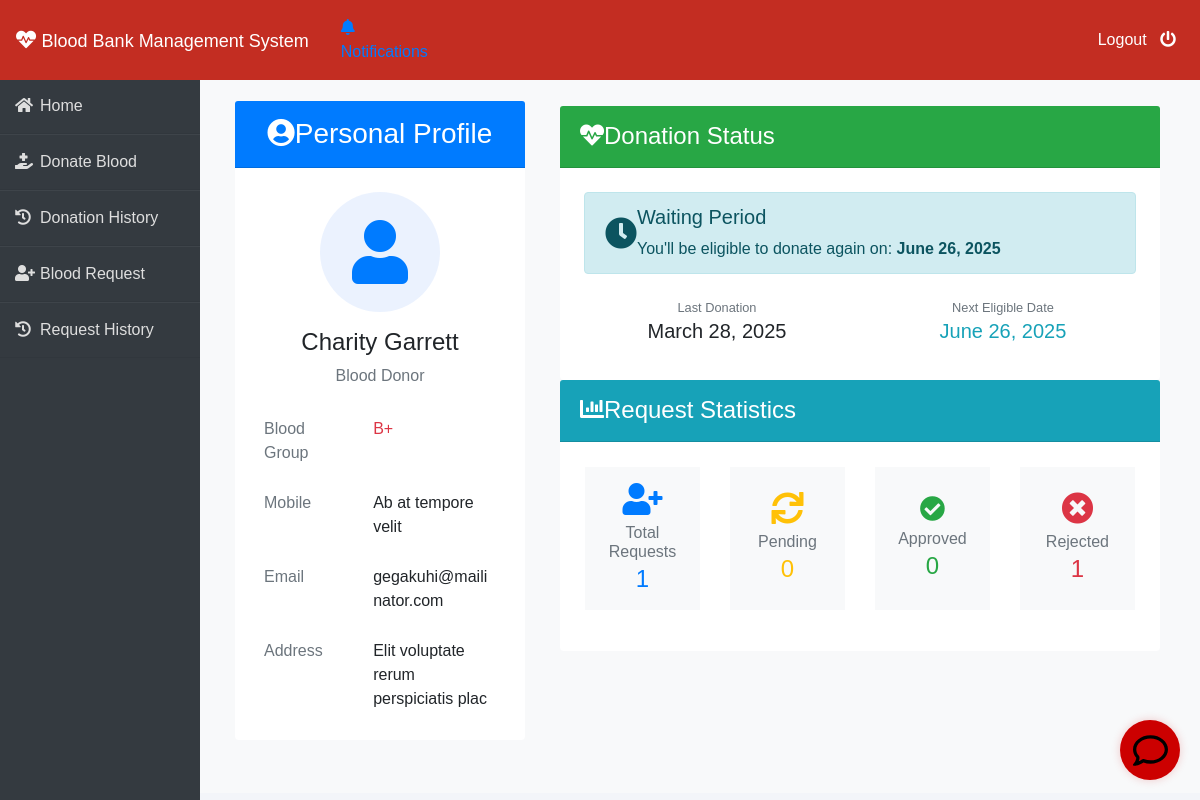
Page /donor/donor-dashboard (signed in) on the committed database.
### donor/models.py (models this page shows, shortened)
class Donor(models.Model):
    user=models.OneToOneField(User,on_delete=models.CASCADE)
    profile_pic= models.ImageField(upload_to='profile_pic/Donor/')
    bloodgroup=models.CharField(max_length=10)
    address = models.CharField(max_length=40)
    mobile = models.CharField(max_length=20,null=False)
    email = models.EmailField(max_length=100, null=True, blank=True)  # New field
    last_donation_date = models.DateTimeField(null=True, blank=True)  # Track last donation
    health_status = models.CharField(max_length=20, default='UNKNOWN',
                                    choices=(('ELIGIBLE', 'Eligible'),
                                            ('INELIGIBLE', 'Ineligible'),
                                            ('UNKNOWN', 'Unknown')))
    status = models.CharField(max_length=20, default="PENDING",
                             choices=(('PENDING', 'Pending'), ('APPROVED', 'Approved')))
    @property
    def get_name(self):
        return self.user.first_name+" "+self.user.last_name

### donor/views.py (the view)
# urls.py: path('donor-dashboard', views.donor_dashboard_view,name='donor-dashboard'),
def donor_dashboard_view(request):
    donor= models.Donor.objects.get(user_id=request.user.id)
    dict={
        'requestpending': bmodels.BloodRequest.objects.all().filter(request_by_donor=donor).filter(status='Pending').count(),
        'requestapproved': bmodels.BloodRequest.objects.all().filter(request_by_donor=donor).filter(status='Approved').count(),
        'requestmade': bmodels.BloodRequest.objects.all().filter(request_by_donor=donor).count(),
        'requestrejected': bmodels.BloodRequest.objects.all().filter(request_by_donor=donor).filter(status='Rejected').count(),
        'donor': donor,
    }
    donor= models.Donor.objects.get(user_id=request.user.id)
    return render(request,'donor/donor_dashboard.html',context=dict)

### donor/templatetags/custom_filters.py (called while the page is built)
@register.filter
def date_add(value, days):
    try:
        return value + timedelta(days=int(days))
    except (ValueError, TypeError):
        return value

### templates/donor/donor_dashboard.html (shortened to what this page needs)
{% extends 'donor/donorbase.html' %}
{% block content %}
{% load static %}
{% load custom_filters %}
<div class="container-fluid bg-light py-5">
    <div class="container">
        <div class="row g-4">
            <div class="col-lg-4 col-md-6">
                <div class="card h-100 shadow-lg border-0 rounded-4">
                    <div class="card-header bg-primary text-white text-center py-3">
                        <h3 class="card-title mb-0">
                            <i class="fas fa-user-circle me-2"></i>Personal Profile
                        </h3>
                    </div>
                    <div class="card-body p-4">
                        <div class="text-center mb-4">
                            <div class="avatar-placeholder bg-soft-primary rounded-circle mx-auto mb-3" style="width: 120px; height: 120px; background-color: rgba(59, 130, 246, 0.1);">
                                <i class="fas fa-user fa-4x text-primary" style="line-height: 120px;"></i>
                            </div>
                            <h4 class="fw-bold">{{donor.get_name}}</h4>
                            <p class="text-muted">Blood Donor</p>
                        </div>
                        <div class="profile-details">
                            <div class="row mb-3">
                                <div class="col-5 text-muted">Blood Group</div>
                                <div class="col-7 fw-bold text-danger">{{donor.bloodgroup}}</div>
                            </div>
                            <div class="row mb-3">
                                <div class="col-5 text-muted">Mobile</div>
                                <div class="col-7">{{donor.mobile}}</div>
                            </div>
                            <div class="row mb-3">
                                <div class="col-5 text-muted">Email</div>
                                <div class="col-7">
                                    {% if donor.email %}
                                        {{donor.email}}
                                    {% elif donor.user.email %}
                                        {{donor.user.email}}
                                    {% else %}
                                        Not provided
                                    {% endif %}
                                </div>
                            </div>
                            <div class="row">
                                <div class="col-5 text-muted">Address</div>
                                <div class="col-7">{{donor.address}}</div>
                            </div>
                        </div>
                    </div>
                </div>
            </div>
            <div class="col-lg-8 col-md-6">
                <div class="row g-4">
                    <div class="col-12">
                        <div class="card shadow-lg border-0 rounded-4">
                            <div class="card-header bg-success text-white py-3">
                                <h4 class="card-title mb-0">
                                    <i class="fas fa-heartbeat me-2"></i>Donation Status
                                </h4>
                            </div>
                            <div class="card-body p-4">
                                {% if donor.last_donation_date %}
                                    {% with next_donation_date=donor.last_donation_date|date_add:90 %}
                                        {% if today > next_donation_date %}
                                            <div class="alert alert-success d-flex align-items-center" role="alert">
                                                <i class="fas fa-check-circle me-3 fa-2x"></i>
                                                <div>
                                                    <h5 class="alert-heading">Donation Ready!</h5>
                                                    <p class="mb-0">You are eligible to donate blood again.</p>
                                                </div>
                                            </div>
                                            <div class="row text-center">
                                                <div class="col-md-6">
                                                    <small class="text-muted">Last Donation</small>
                                                    <p class="h5">{{donor.last_donation_date|date:"F d, Y"}}</p>
                                                </div>
                                                <div class="col-md-6">
                                                    <small class="text-muted">Next Eligible Date</small>
                                                    <p class="h5 text-success">Immediate</p>
                                                </div>
                                            </div>
                                        {% else %}
                                            <div class="alert alert-info d-flex align-items-center" role="alert">
                                                <i class="fas fa-clock me-3 fa-2x"></i>
                                                <div>
                                                    <h5 class="alert-heading">Waiting Period</h5>
                                                    <p class="mb-0">You'll be eligible to donate again on:
                                                    <strong>{{next_donation_date|date:"F d, Y"}}</strong></p>
                                                </div>
                                            </div>
                                            <div class="row text-center">
                                                <div class="col-md-6">
                                                    <small class="text-muted">Last Donation</small>
                                                    <p class="h5">{{donor.last_donation_date|date:"F d, Y"}}</p>
                                                </div>
                                                <div class="col-md-6">
                                                    <small class="text-muted">Next Eligible Date</small>
                                                    <p class="h5 text-info">{{next_donation_date|date:"F d, Y"}}</p>
                                                </div>
                                            </div>
                                        {% endif %}
                                    {% endwith %}
                                {% endif %}
                            </div>
                        </div>
                    </div>
                    <div class="col-12">
                        <div class="card shadow-lg border-0 rounded-4">
                            <div class="card-header bg-info text-white py-3">
                                <h4 class="card-title mb-0">
                                    <i class="fas fa-chart-bar me-2"></i>Request Statistics
                                </h4>
                            </div>
                            <div class="card-body">
                                <div class="row text-center">
                                    <div class="col-md-3 col-6 mb-3">
                                        <div class="p-3 bg-light rounded-3 h-100 d-flex flex-column justify-content-center">
                                            <i class="fa fa-user-plus fa-2x text-primary mb-2"></i>
                                            <h6 class="text-muted mb-1">Total Requests</h6>
                                            <p class="h4 text-primary mb-0">{{requestmade}}</p>
                                        </div>
                                    </div>
                                    <div class="col-md-3 col-6 mb-3">
                                        <div class="p-3 bg-light rounded-3 h-100 d-flex flex-column justify-content-center">
                                            <i class="fas fa-sync fa-2x text-warning mb-2"></i>
                                            <h6 class="text-muted mb-1">Pending</h6>
                                            <p class="h4 text-warning mb-0">{{requestpending}}</p>
                                        </div>
                                    </div>
                                    <div class="col-md-3 col-6 mb-3">
                                        <div class="p-3 bg-light rounded-3 h-100 d-flex flex-column justify-content-center">
                                            <i class="fas fa-check-circle fa-2x text-success mb-2"></i>
                                            <h6 class="text-muted mb-1">Approved</h6>
                                            <p class="h4 text-success mb-0">{{requestapproved}}</p>
                                        </div>
                                    </div>
                                    <div class="col-md-3 col-6 mb-3">
                                        <div class="p-3 bg-light rounded-3 h-100 d-flex flex-column justify-content-center">
                                            <i class="fas fa-times-circle fa-2x text-danger mb-2"></i>
                                            <h6 class="text-muted mb-1">Rejected</h6>
                                            <p class="h4 text-danger mb-0">{{requestrejected}}</p>
                                        </div>
                                    </div>
                                </div>
                            </div>
                        </div>
                    </div>
                </div>
            </div>
        </div>
    </div>
</div>
{% endblock content %}

### templates/donor/donorbase.html (style rules this page uses)
.row { padding: 5px; }
.fa-check-circle { color: blue; font-size: 3ex; }
* { margin: 0; padding: 0; box-sizing: border-box; list-style: none; text-decoration: none; font-family: 'Josefin Sans', sans-serif; }
body { background-color: #f3f5f9; }

### templates/blood/chat_widget.html (style rules this page uses)
:root { --chat-icon-size: 60px; --chat-icon-bg-color: #cc0000; --chat-icon-shadow: rgba(204, 0, 0, 0.2); --chat-container-width: 360px; --chat-header-bg-color: #cc0000; --chat-header-color: white; --chat-messages-bg-color: #f0f0f0; --chat-input-border-color: #ddd; --chat-send-button-bg-color: #cc0000; --chat-send-button-hover-bg-color: #b30000; --typing-indicator-color: #ccc; }

### rows in the picture
Donor: get_name "Charity Garrett", bloodgroup "B+", mobile "Ab at tempore velit", email "gegakuhi@mailinator.com", address "Elit voluptate rerum perspiciatis plac", last_donation_date "March 28, 2025"

### other values in the picture
{{ next_donation_date|date:"F d, Y" }} "June 26, 2025"
{{ requestmade }} "1"
{{ requestpending }} "0"
{{ requestapproved }} "0"
{{ requestrejected }} "1"
